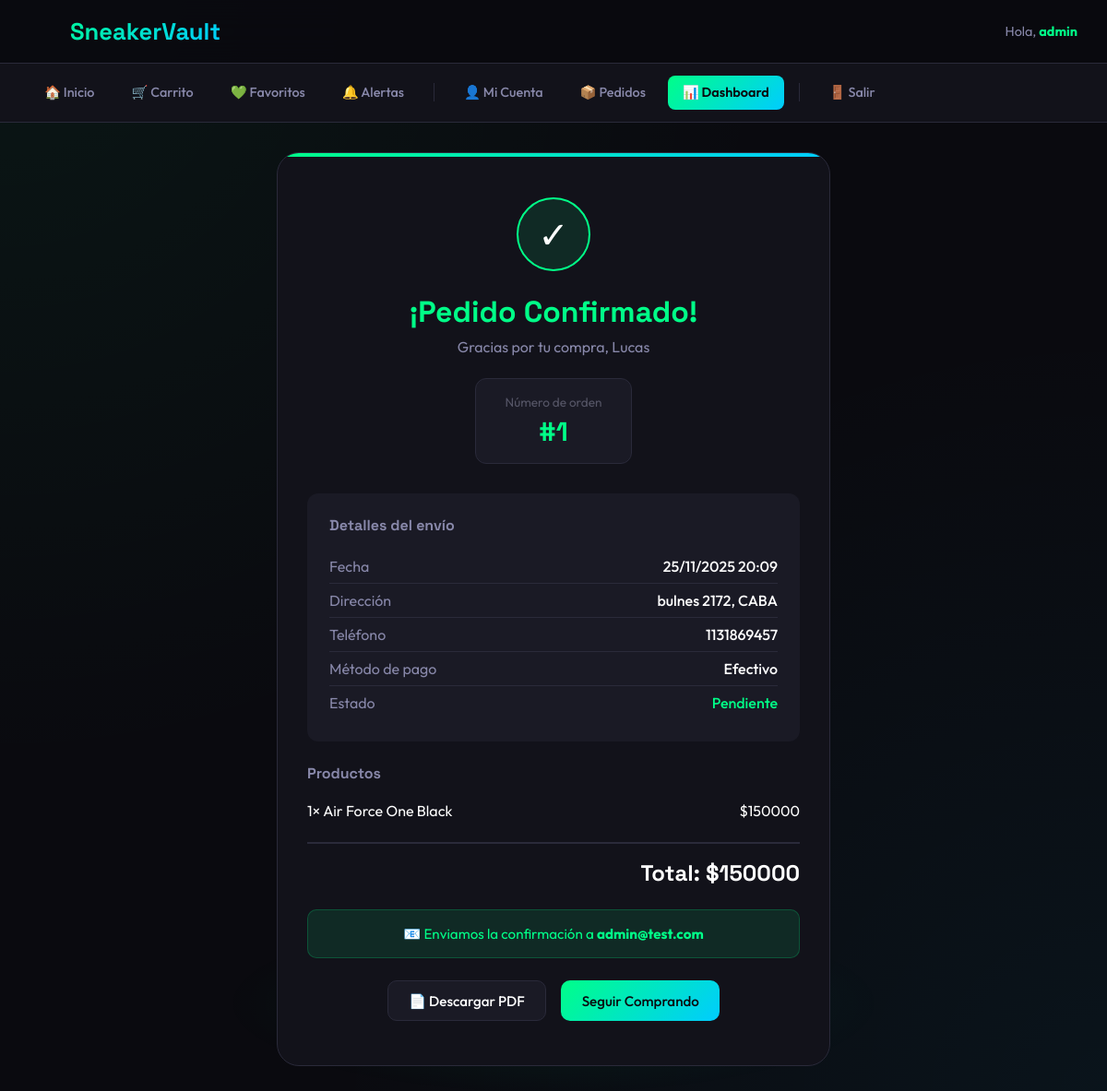
/orden/1/confirmacion/ (signed in), run on the app's committed database.
### shop/models.py (models this page shows, shortened)
class Order(models.Model):
    STATUS_CHOICES = [
        ('pending', 'Pendiente'),
        ('paid', 'Pagado'),
        ('confirmed', 'Confirmado'),
        ('shipped', 'Enviado'),
        ('delivered', 'Entregado'),
        ('cancelled', 'Cancelado'),
    ]
    PAYMENT_CHOICES = [
        ('cash', 'Efectivo'),
        ('card', 'Tarjeta de Crédito'),
        ('transfer', 'Transferencia'),
        ('mercadopago', 'MercadoPago'),
    ]
    user = models.ForeignKey(User, on_delete=models.CASCADE)
    created_at = models.DateTimeField(auto_now_add=True)
    status = models.CharField(max_length=20, choices=STATUS_CHOICES, default='pending')
    full_name = models.CharField(max_length=200)
    address = models.CharField(max_length=300)
    city = models.CharField(max_length=100)
    phone = models.CharField(max_length=50)
    payment_method = models.CharField(max_length=20, choices=PAYMENT_CHOICES)
    mp_preference_id = models.CharField(max_length=100, blank=True, null=True)
    mp_payment_id = models.CharField(max_length=100, blank=True, null=True)
    coupon = models.ForeignKey(Coupon, on_delete=models.SET_NULL, null=True, blank=True)
    discount = models.FloatField(default=0)
    subtotal = models.FloatField(default=0)
    total = models.FloatField(default=0)

class OrderItem(models.Model):
    order = models.ForeignKey(Order, on_delete=models.CASCADE, related_name='items')
    product = models.ForeignKey(Product, on_delete=models.CASCADE)
    quantity = models.PositiveIntegerField(default=1)
    price = models.FloatField()
    @property
    def subtotal(self):
        return self.price * self.quantity

class Product(models.Model):
    name = models.CharField(max_length=100)
    description = models.TextField(blank=True)
    price = models.FloatField()
    image = models.ImageField(upload_to='products/', blank=True, null=True)
    category = models.ForeignKey(Category, on_delete=models.SET_NULL, null=True, blank=True)

### shop/views.py (the view)
# urls.py: path('orden/<int:order_id>/confirmacion/', views.order_confirmation, name='order_confirmation'),
@login_required
def order_confirmation(request, order_id):
    order = get_object_or_404(Order, id=order_id, user=request.user)
    return render(request, 'shop/order_confirmation.html', {
        'order': order,
        'email_sent': True
    })

### shop/templates/shop/order_confirmation.html (shortened to what this page needs)
{% extends 'shop/base.html' %}
{% block content %}
<div class="confirmation-container">
  <div class="confirmation-card">
    <div class="success-icon">✓</div>
    <h1>¡Pedido Confirmado!</h1>
    <p class="greeting">Gracias por tu compra, {{ order.full_name }}</p>
    <div class="order-number">
      <div class="label">Número de orden</div>
      <div class="number">#{{ order.id }}</div>
    </div>
    <div class="order-details">
      <h3>Detalles del envío</h3>
      <div class="detail-row">
        <span class="label">Fecha</span>
        <span class="value">{{ order.created_at|date:"d/m/Y H:i" }}</span>
      </div>
      <div class="detail-row">
        <span class="label">Dirección</span>
        <span class="value">{{ order.address }}, {{ order.city }}</span>
      </div>
      <div class="detail-row">
        <span class="label">Teléfono</span>
        <span class="value">{{ order.phone }}</span>
      </div>
      <div class="detail-row">
        <span class="label">Método de pago</span>
        <span class="value">{{ order.get_payment_method_display }}</span>
      </div>
      <div class="detail-row">
        <span class="label">Estado</span>
        <span class="value" style="color: var(--accent);">{{ order.get_status_display }}</span>
      </div>
    </div>
    <div class="order-items">
      <h3>Productos</h3>
      <ul>
        {% for item in order.items.all %}
          <li>
            <span>{{ item.quantity }}× {{ item.product.name }}</span>
            <span>${{ item.subtotal|floatformat:0 }}</span>
          </li>
        {% endfor %}
      </ul>
      <div class="order-total">
        <div class="total">Total: ${{ order.total|floatformat:0 }}</div>
      </div>
    </div>
    {% if email_sent %}
      <div class="email-notice">
        📧 Enviamos la confirmación a <strong>{{ user.email }}</strong>
      </div>
    {% endif %}
    <div class="action-buttons">
      <a href="{% url 'export_order_pdf' order.id %}" class="btn btn-secondary">📄 Descargar PDF</a>
      <a href="{% url 'product_list' %}" class="btn btn-primary">Seguir Comprando</a>
    </div>
  </div>
</div>
{% endblock %}

### shop/templates/shop/base.html (shortened to what this page needs)
<!DOCTYPE html>
<html lang="es">
<head>
</head>
<body>
  <header>
    <div class="header-content">
      <a href="{% url 'product_list' %}" class="logo">
        <span class="logo-icon">👟</span>
        SneakerVault
      </a>
      {% if user.is_authenticated %}
        <span class="user-greeting">Hola, <strong>{{ user.username }}</strong></span>
      {% endif %}
    </div>
  </header>
  <nav>
    <div class="nav-content">
      <a href="{% url 'product_list' %}">🏠 Inicio</a>
      <a href="{% url 'cart_view' %}">🛒 Carrito</a>
      {% if user.is_authenticated %}
        <a href="{% url 'wishlist' %}">💚 Favoritos</a>
        <a href="{% url 'notifications' %}">
          🔔 Alertas
        </a>
        <a href="{% url 'profile' %}">👤 Mi Cuenta</a>
        <a href="{% url 'order_history' %}">📦 Pedidos</a>
        {% if user.is_staff %}
          <a href="{% url 'admin_dashboard' %}" class="nav-dashboard">📊 Dashboard</a>
        {% endif %}
        <a href="{% url 'logout' %}">🚪 Salir</a>
      {% else %}
        <span class="nav-separator"></span>
        <a href="{% url 'login' %}">🔑 Ingresar</a>
        <a href="{% url 'register' %}" class="btn-primary" style="color: var(--bg-dark);">Crear Cuenta</a>
      {% endif %}
    </div>
  </nav>
  <div class="container">
    {% block content %}{% endblock %}
  </div>
</body>
</html>

### shop/templates/shop/base.html (style rules this page uses)
:root { --bg-dark: #0a0a0f; --bg-card: #12121a; --bg-hover: #1a1a25; --accent: #00ff88; --accent-dim: #00cc6a; --text-primary: #ffffff; --text-secondary: #8888aa; --text-muted: #555566; --border: #2a2a3a; --danger: #ff4466; --warning: #ffaa00; --gradient: linear-gradient(135deg, #00ff88 0%, #00ccff 100%); }
* { box-sizing: border-box; margin: 0; padding: 0; }
body { font-family: 'Outfit', sans-serif; background: var(--bg-dark); color: var(--text-primary); min-height: 100vh; background-image: radial-gradient(ellipse at top left, rgba(0, 255, 136, 0.05) 0%, transparent 50%), radial-gradient(ellipse at bottom right, rgba(0, 204, 255, 0.05) 0%, transparent 50%); }
header { background: rgba(10, 10, 15, 0.95); backdrop-filter: blur(20px); border-bottom: 1px solid var(--border); padding: 1rem 2rem; position: sticky; top: 0; z-index: 100; }
.header-content { max-width: 1400px; margin: 0 auto; display: flex; justify-content: space-between; align-items: center; }
.logo { font-family: 'Space Grotesk', sans-serif; font-size: 1.6rem; font-weight: 700; background: var(--gradient); -webkit-background-clip: text; -webkit-text-fill-color: transparent; background-clip: text; display: flex; align-items: center; gap: 0.5rem; text-decoration: none; }
.logo-icon { font-size: 1.8rem; filter: drop-shadow(0 0 10px rgba(0, 255, 136, 0.5)); }
.user-greeting { color: var(--text-secondary); font-size: 0.9rem; }
.user-greeting strong { color: var(--accent); }
nav { background: var(--bg-card); padding: 0.8rem 2rem; border-bottom: 1px solid var(--border); }
.nav-content { max-width: 1400px; margin: 0 auto; display: flex; gap: 0.5rem; flex-wrap: wrap; align-items: center; }
nav a { color: var(--text-secondary); text-decoration: none; padding: 0.6rem 1rem; border-radius: 8px; font-size: 0.9rem; font-weight: 500; transition: all 0.2s ease; display: flex; align-items: center; gap: 0.4rem; }
.nav-dashboard { background: var(--gradient) !important; color: var(--bg-dark) !important; font-weight: 600; }
.container { max-width: 1400px; margin: 0 auto; padding: 2rem; }
.btn { display: inline-flex; align-items: center; gap: 0.5rem; padding: 0.7rem 1.4rem; border: none; border-radius: 10px; font-family: 'Outfit', sans-serif; font-size: 0.95rem; font-weight: 500; cursor: pointer; transition: all 0.2s ease; text-decoration: none; }
.btn-primary { background: var(--gradient); color: var(--bg-dark); }
.btn-secondary { background: var(--bg-hover); color: var(--text-primary); border: 1px solid var(--border); }
body::after { content: ''; position: fixed; bottom: 0; left: 50%; transform: translateX(-50%); width: 60%; height: 200px; background: radial-gradient(ellipse, rgba(0, 255, 136, 0.08) 0%, transparent 70%); pointer-events: none; z-index: -1; }

### data on the page
Order: full_name "Lucas", id "1", created_at "25/11/2025 20:09", address "bulnes 2172", city "CABA", phone "1131869457", payment_method "Efectivo", status "Pendiente", total "150000"
OrderItem: quantity "1", product.name "Air Force One Black", subtotal "150000"

### other printed values
{{ user.username }} "admin"
{{ user.email }} "admin@test.com"
